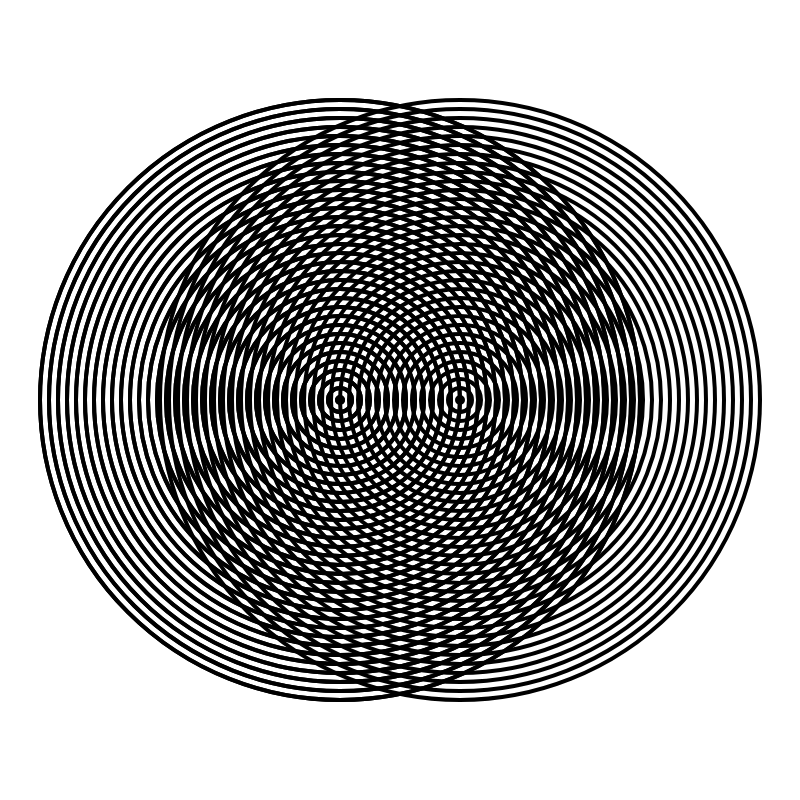
Frame 1 (no input)
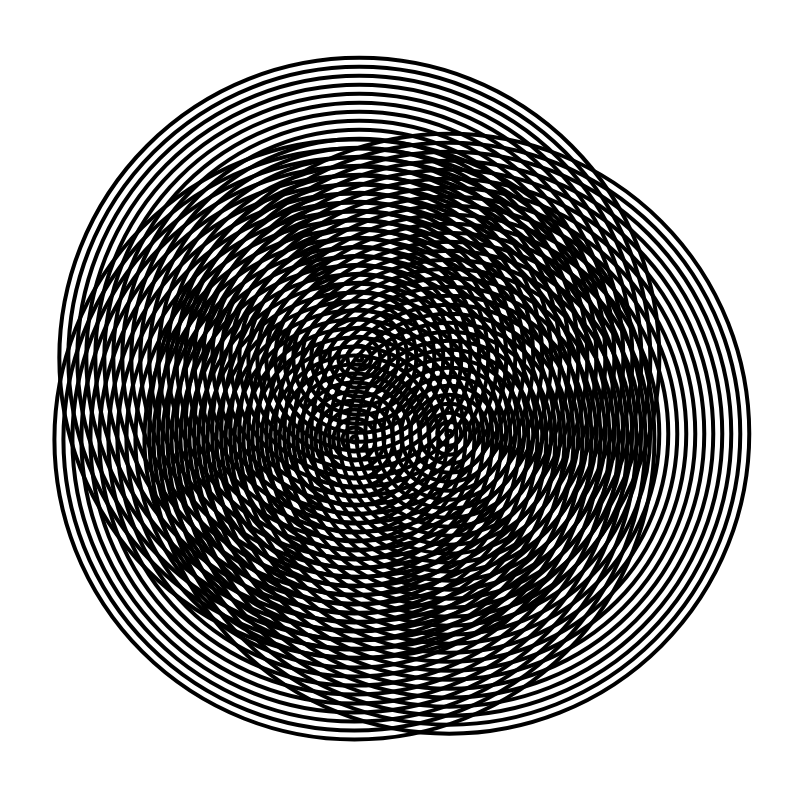
Frame 60 (no input)
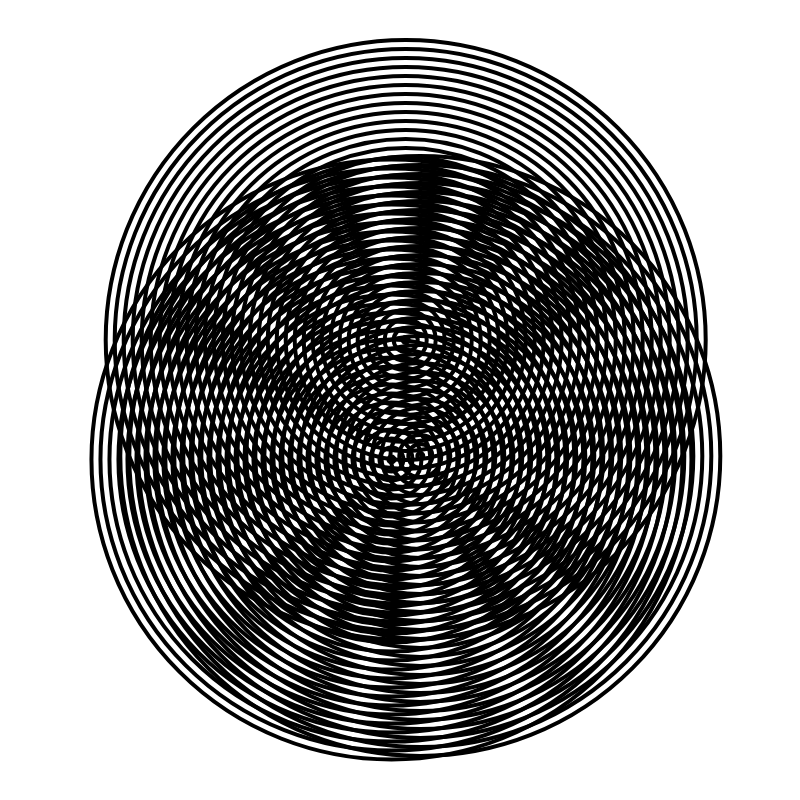
Frame 120 (the mouse pressed at the canvas centre since frame 60)

The p5.js sketch that drew these frames (run headless with seeded random() and noise() and a simulated clock; from frame 60 on, the mouse is pressed at the canvas centre):

// p5.js sketch
// ── sketch.js
var count = 5;
var side = 800;
var centre = side / 2;
var radius = 600;
var gap = 18;
let mag = 60;


function setup() {
  colorMode(RGB, 100);
  createCanvas(side, side);
  noFill();
  strokeWeight(4);
  stroke(0);
  tick = 0.0;
}

function draw() {
  background(100);
  x = centre + (cos(-tick * -1.03) * mag);
  y = centre + (sin(tick * 1.01) * mag);
  concentric(x, y);
  x = centre + (-cos(tick * -1.2) * mag);
  y = centre + (sin(tick * 1.22) * mag);
  concentric(x, y);
  x = centre + (-cos(tick * 1.4) * mag);
  y = centre + (-sin(-tick * -1.32) * mag);
  concentric(x, y);
  tick += 0.01;
}

function concentric(x, y) {
  for (let r = radius; r > 0; r -= gap) {
    ellipse(x, y, r, r);
  }
}
